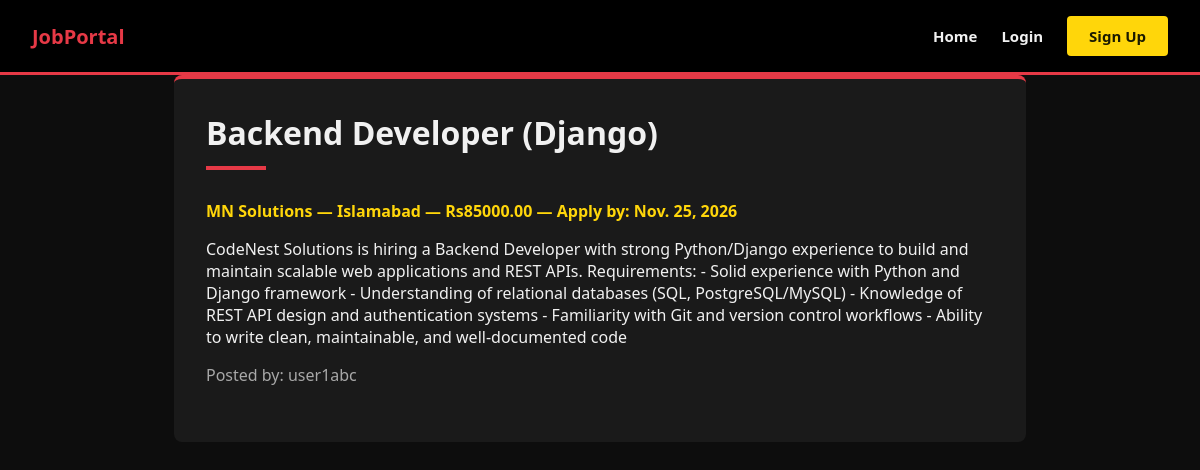
Screenshot of /job/2/ with the database file from the repository.
### apps/jobs/models.py (models this page shows, shortened)
class Job(models.Model):
    title = models.CharField(max_length=200)
    description = models.TextField()
    company = models.CharField(max_length=200)
    location = models.CharField(max_length=100)
    salary = models.DecimalField(max_digits=10, decimal_places=2)
    deadline = models.DateField()
    posted_by = models.ForeignKey(settings.AUTH_USER_MODEL, on_delete=models.CASCADE)
    created_at = models.DateTimeField(auto_now_add=True)
    class Meta:
        ordering = ['-created_at']

### apps/accounts/models.py (models this page shows)
class CustomUser(AbstractUser):
    ROLE_CHOICES = (
        ('employer', 'Employer'),
        ('seeker', 'Job Seeker'),
    )
    INTEREST_CHOICES = (
        ('frontend', 'Frontend Development'),
        ('backend', 'Backend Development'),
        ('fullstack', 'Full Stack Development'),
        ('other', 'Other'),
    )
    role = models.CharField(max_length=20, choices=ROLE_CHOICES, default='seeker')
    interest = models.CharField(max_length=20, choices=INTEREST_CHOICES, blank=True)
    def __str__(self):
        return self.username

### apps/jobs/views.py (the view)
# urls.py: path('job/<int:pk>/', views.JobDetailView.as_view(), name='job_detail'),
class JobDetailView(DetailView):
    model = Job
    template_name = 'job_detail.html'
    def get_context_data(self, **kwargs):
        context = super().get_context_data(**kwargs)
        if self.request.user.is_authenticated:
            context['already_applied'] = Application.objects.filter(
                job=self.object, applicant=self.request.user
            ).exists()
        return context

### templates/job_detail.html (shortened to what this page needs)
{% extends 'base.html' %}
{% block content %}
<div class="job-detail">
    <h1>{{ job.title }}</h1>
    <p class="meta">{{ job.company }} — {{ job.location }} — Rs{{ job.salary }} — Apply by: {{ job.deadline }}</p>
    <p>{{ job.description }}</p>
    <p style="color: var(--text-muted);">Posted by: {{ job.posted_by }}</p>
</div>
{% endblock %}

### static/css/style.css (style rules this page uses)
:root { --bg-dark: #0d0d0d; --bg-panel: #1a1a1a; --red: #e63946; --red-dark: #b02330; --gold: #ffd60a; --text-light: #f1f1f1; --text-muted: #a8a8a8; --border: #333; }
* { box-sizing: border-box; }
body { background-color: var(--bg-dark); color: var(--text-light); font-family: 'Segoe UI', Arial, sans-serif; margin: 0; }
h1 { text-align: center; font-weight: 800; font-size: 32px; margin: 40px 0 30px; }
h1::after { content: ''; display: block; width: 60px; height: 4px; background-color: var(--red); margin: 12px auto 0; }
.job-detail { background-color: var(--bg-panel); border-radius: 8px; padding: 32px; border-top: 4px solid var(--red); }
.job-detail h1 { text-align: left; margin-top: 0; }
.job-detail h1::after { margin-left: 0; }
.job-detail .meta { color: var(--gold); font-weight: 700; margin-bottom: 16px; }

### rows the page displays
Job: title "Backend Developer (Django)", company "MN Solutions", location "Islamabad", salary "85000.00", deadline "Nov. 25, 2026", description "CodeNest Solutions is hiring a Backend Developer with strong Python/Django experience to build and maintain scalable web applications and REST APIs. Requirements: - Solid experience with Python and Django framework - Understanding of relational databases (SQL, PostgreSQL/MySQL) - Knowledge of REST API design and authentication systems - Familiarity with Git and version control workflows - Ability to write clean, maintainable, and well-documented code", posted_by "user1abc"
